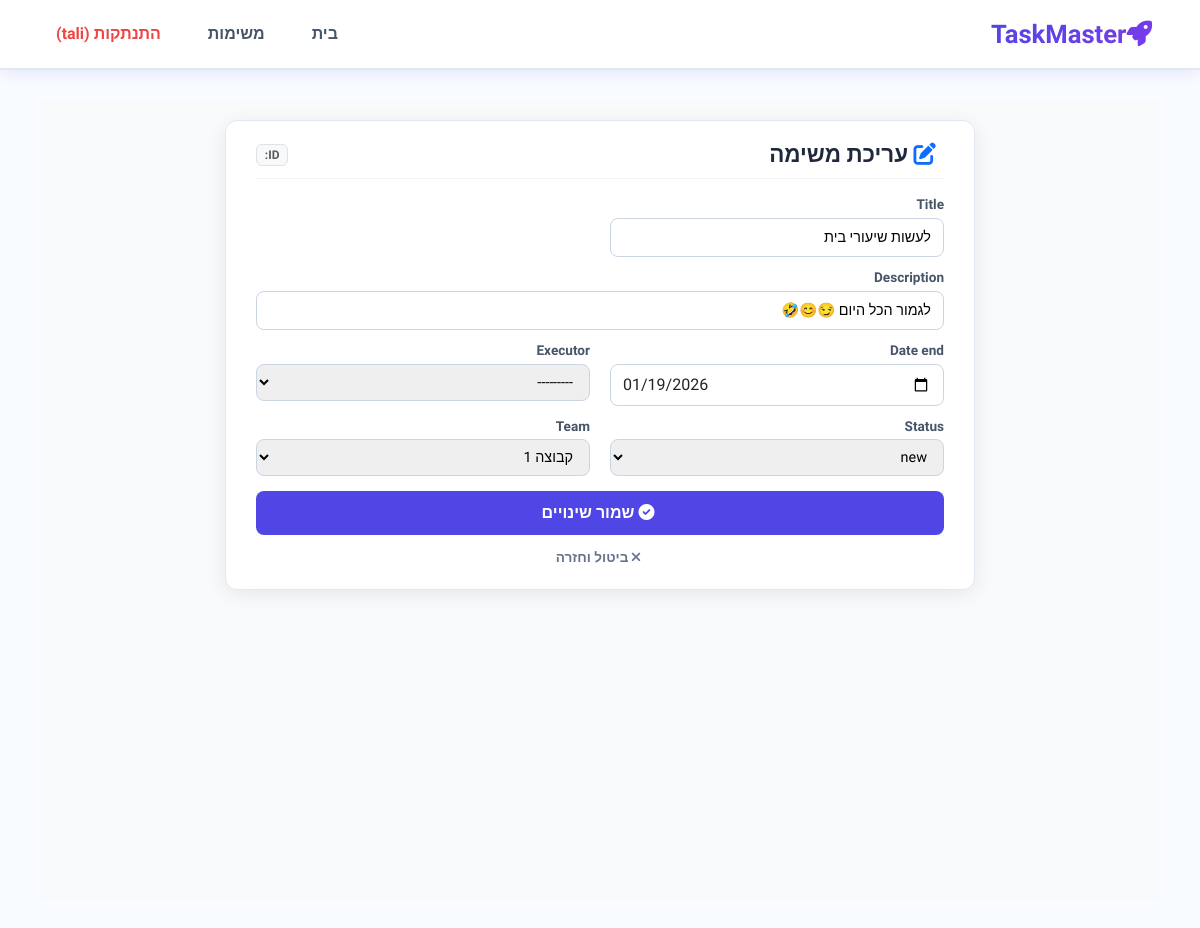
The page /tasks/41/ (signed in) on the database its author committed.
### DjangoApp/models.py (models this page shows)
class Task(models.Model):
    id = models.AutoField(primary_key=True)
    title = models.CharField(max_length=100)
    description = models.CharField(max_length=100)
    date_end =  models.DateTimeField()
    Executor =  models.ForeignKey(Person, on_delete=models.CASCADE, null=True, blank=True)
    status = models.CharField(
        max_length=100,
        choices=[(status.value , status.name) for status in status],
        default=status.new.value
    )
    team = models.ForeignKey(Team , on_delete=models.CASCADE)

### DjangoApp/views.py (the view)
# urls.py: path('tasks/<int:task_id>/', views.edit_task, name='editTask'),
@login_required
def edit_task(request, task_id):
    task = get_object_or_404(Task, pk=task_id)
    if task.Executor:
        messages.error(request, "לא ניתן לערוך משימה ששויכה לעובד.")
        return redirect('tasks')
    if request.method == "POST":
        form = TaskForm(request.POST, instance=task)
        if form.is_valid():
            form.save()
            return redirect('tasks')
    else:
        form = TaskForm(instance=task)
    return render(request, 'editTask.html', {'form': form, 'task': task})

### DjangoApp/forms.py
class TaskForm(forms.ModelForm):
    class Meta:
        model = Task
        fields = ['title', 'description', 'date_end', 'Executor', 'status', 'team']
        widgets = {
            'date_end': forms.DateInput(
                attrs={'type': 'date', 'class': 'form-control'}
            )}
    def __init__(self, *args, **kwargs):
        team = kwargs.pop('team', None)
        super(TaskForm, self).__init__(*args, **kwargs)
        if team:
            self.fields['team'].initial = team

### DjangoApp/models.py (called while the page is built)
    def __str__(self):
        return f' {self.title}'

    def __str__(self):
        return f' {self.user.username} ({self.role})'

### templates/editTask.html (shortened to what this page needs)
{% extends 'base.html' %}
{% load static %}
{% block content %}
<link rel="stylesheet" href="https://cdnjs.cloudflare.com/ajax/libs/font-awesome/6.0.0/css/all.min.css">
<div class="main-wrapper">
    <div class="form-card">
        <div class="form-header">
            <h1><i class="fas fa-edit text-primary me-2"></i> עריכת משימה</h1>
            <span class="badge bg-light text-muted border">ID: {{ task_id }}</span>
        </div>
        <form method="POST">
            <div class="form-grid">
                {% for field in form %}
                    <div class="form-group {% if field.name == 'description' %}full-width{% endif %}">
                        <label for="{{ field.id_for_label }}">{{ field.label }}</label>
                        {{ field }}
                    </div>
                {% endfor %}
            </div>
            <button type="submit" class="btn-save">
                <i class="fas fa-check-circle me-1"></i> שמור שינויים
            </button>
        </form>
        <div class="text-center">
            <a href="{% url 'tasks' %}" class="btn-cancel">
                <i class="fas fa-times me-1"></i> ביטול וחזרה
            </a>
        </div>
    </div>
</div>
{% endblock %}

### templates/Base.html (shortened to what this page needs)
{% load static %}
<!DOCTYPE html>
<html lang="he" dir="rtl">
<head>
    <link rel="stylesheet" href="https://cdnjs.cloudflare.com/ajax/libs/font-awesome/6.0.0/css/all.min.css">
    <link href="https://cdn.jsdelivr.net/npm/bootstrap@5.3.0/dist/css/bootstrap.min.css" rel="stylesheet">
</head>
<body>
    <nav class="navbar-custom">
        <a href="{% url 'home' %}" class="nav-logo">
            <i class="fas fa-rocket me-2"></i>TaskMaster
        </a>
        <ul class="nav-links-list">
            <li><a href="{% url 'home' %}">בית</a></li>
            {% if user.is_authenticated %}
                <li><a href="{% url 'tasks' %}">משימות</a></li>
                <li><a href="{% url 'logout' %}" style="color: #ef4444;">התנתקות ({{ user.username }})</a></li>
            {% else %}
                <li><a href="{% url 'login' %}">כניסה</a></li>
                <li><a href="{% url 'register' %}" class="btn-nav-special">הרשמה</a></li>
            {% endif %}
        </ul>
    </nav>
    <main class="main-content">
        <div class="full-width-content">
            {% block content %}
            {% endblock %}
        </div>
    </main>
</body>
</html>

### templates/Base.html (style rules this page uses)
:root { --bg-main: #f8fbff; --primary-grad: linear-gradient(135deg, #4f46e5 0%, #7c3aed 100%); --text-dark: #1e293b; --shadow-color: rgba(79, 70, 229, 0.1); }
body { background-color: var(--bg-main); font-family: 'Assistant', sans-serif; min-height: 100vh; margin: 0; overflow-x: hidden; }
.navbar-custom { background: rgba(255, 255, 255, 0.95); backdrop-filter: blur(10px); width: 100%; padding: 15px 40px; border-bottom: 2px solid #e2e8f0; box-shadow: 0 4px 12px var(--shadow-color); display: flex; justify-content: space-between; align-items: center; position: sticky; top: 0; z-index: 1000; }
.nav-logo { font-size: 1.6rem; font-weight: 900; text-decoration: none; background: var(--primary-grad); -webkit-background-clip: text; -webkit-text-fill-color: transparent; }
.nav-links-list { list-style: none; display: flex; gap: 15px; margin: 0; padding: 0; align-items: center; }
.nav-links-list a { text-decoration: none; color: #475569; font-weight: 700; padding: 8px 16px; border-radius: 10px; transition: 0.3s; }
.main-content { width: 100%; padding: 30px 40px; margin: 0; }
.full-width-content { background: transparent; width: 100%; }

### templates/editTask.html (style rules this page uses)
.main-wrapper { width: 100%; max-width: 100% !important; padding: 20px; background-color: #f8fafc; min-height: 100vh; display: flex; flex-direction: column; align-items: center; }
.form-card { background: white; padding: 20px 30px; border-radius: 12px; box-shadow: 0 4px 20px rgba(0, 0, 0, 0.08); width: 100%; max-width: 750px; border: 1px solid #e2e8f0; }
.form-header { margin-bottom: 15px; border-bottom: 1px solid #f1f5f9; padding-bottom: 10px; display: flex; justify-content: space-between; align-items: center; }
.form-header h1 { font-weight: 800; color: #1e293b; font-size: 1.4rem; margin: 0; }
.form-grid { display: grid; grid-template-columns: repeat(auto-fit, minmax(300px, 1fr)); gap: 10px 20px; }
.form-group label { font-weight: 700; color: #475569; margin-bottom: 3px; font-size: 0.85rem; display: block; }
input, select, textarea { width: 100%; padding: 8px 12px !important; border: 1px solid #cbd5e1 !important; border-radius: 8px !important; font-size: 0.9rem; transition: 0.2s; }
.full-width { grid-column: 1 / -1; }
.btn-save { background: #4f46e5; color: white; border: none; padding: 10px 25px; border-radius: 8px; font-weight: 700; width: 100%; margin-top: 15px; cursor: pointer; transition: 0.2s; }
.btn-cancel { display: inline-block; margin-top: 12px; color: #64748b; text-decoration: none; font-size: 0.85rem; font-weight: 600; }

### rows shown on the page
Task: form "לעשות שיעורי בית" "לגמור הכל היום 😏😊🤣" "01/19/2026" "---------" "new" "קבוצה 1"

### other values the page prints
{{ user.username }} "tali"
{{ field.label }} "Title" "Description" "Date end" "Executor" "Status" "Team"
